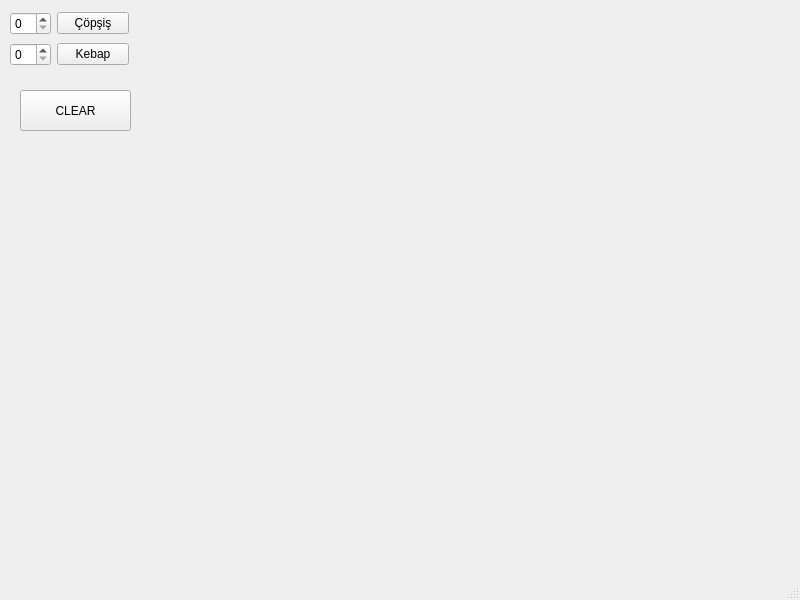
<?xml version="1.0" encoding="UTF-8"?>
<ui version="4.0">
 <class>MainWindow</class>
 <widget class="QMainWindow" name="MainWindow">
  <property name="geometry">
   <rect>
    <x>0</x>
    <y>0</y>
    <width>800</width>
    <height>600</height>
   </rect>
  </property>
  <property name="windowTitle">
   <string>MainWindow</string>
  </property>
  <widget class="QWidget" name="centralwidget">
   <widget class="QWidget" name="layoutWidget">
    <property name="geometry">
     <rect>
      <x>10</x>
      <y>10</y>
      <width>119</width>
      <height>60</height>
     </rect>
    </property>
    <layout class="QVBoxLayout" name="verticalLayout">
     <item>
      <layout class="QHBoxLayout" name="horizontalLayout">
       <item>
        <widget class="QSpinBox" name="spinBox"/>
       </item>
       <item>
        <widget class="QPushButton" name="pushButton">
         <property name="text">
          <string>Çöpşiş</string>
         </property>
        </widget>
       </item>
      </layout>
     </item>
     <item>
      <layout class="QHBoxLayout" name="horizontalLayout_2">
       <item>
        <widget class="QSpinBox" name="spinBox_2"/>
       </item>
       <item>
        <widget class="QPushButton" name="pushButton_2">
         <property name="text">
          <string>Kebap</string>
         </property>
        </widget>
       </item>
      </layout>
     </item>
    </layout>
   </widget>
   <widget class="QPushButton" name="clear_button">
    <property name="geometry">
     <rect>
      <x>20</x>
      <y>90</y>
      <width>111</width>
      <height>41</height>
     </rect>
    </property>
    <property name="text">
     <string>CLEAR</string>
    </property>
   </widget>
  </widget>
  <widget class="QMenuBar" name="menubar">
   <property name="geometry">
    <rect>
     <x>0</x>
     <y>0</y>
     <width>800</width>
     <height>22</height>
    </rect>
   </property>
  </widget>
  <widget class="QStatusBar" name="statusbar"/>
 </widget>
 <resources/>
 <connections/>
</ui>
